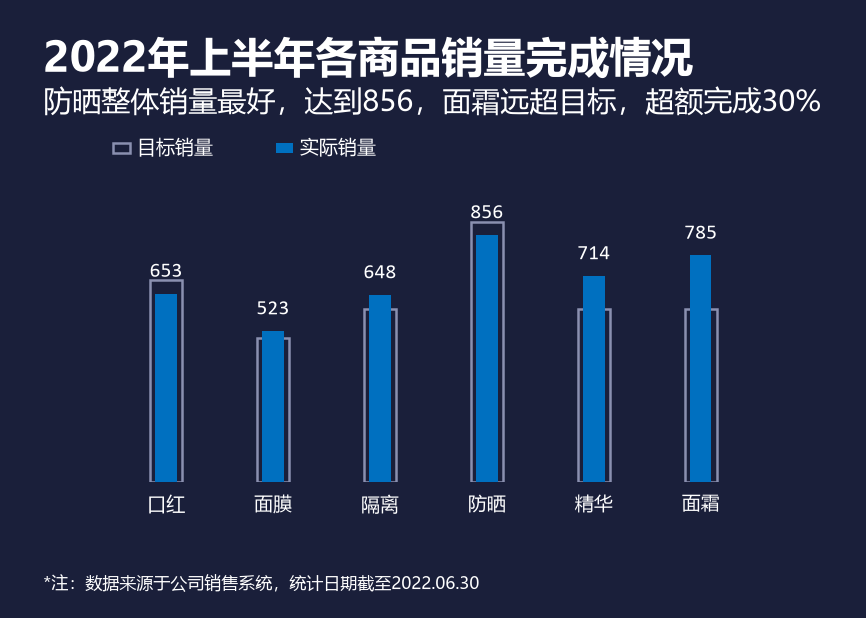

Write Python code to recreate this figure.
# -*- coding: utf-8 -*-
import matplotlib
matplotlib.use('Agg')
import matplotlib.pyplot as plt
from matplotlib.font_manager import FontProperties
from matplotlib.patches import FancyBboxPatch

f_title  = FontProperties(family='Microsoft YaHei', size=20, weight='bold')
f_sub    = FontProperties(family='Microsoft YaHei', size=14, weight='normal')
f_dlabel = FontProperties(family='Calibri', size=10)
f_xlabel = FontProperties(family='Microsoft YaHei', size=9)
f_ylabel = FontProperties(family='Calibri', size=10)
f_note   = FontProperties(family='Microsoft YaHei', size=9)

products = ['口红', '面膜', '隔离', '防晒', '精华', '面霜']
actual   = [653, 523, 648, 856, 714, 785]
target   = [700, 500, 600, 900, 600, 600]

x = list(range(len(products)))

bg_color   = '#1A1F3A'
text_color = '#FFFFFF'
bar_color  = '#0070C0'
frame_color = '#8A90B0'

fig_w = 14.68 / 2.54
fig_h = 10.47 / 2.54
fig, ax = plt.subplots(figsize=(fig_w, fig_h), dpi=150)
fig.patch.set_facecolor(bg_color)
ax.set_facecolor(bg_color)

bar_width = 0.30
actual_width = 0.20

ax.bar(x, target, width=bar_width, facecolor='none',
       edgecolor=frame_color, linewidth=1.2, zorder=3)
ax.bar(x, actual, width=actual_width, color=bar_color, zorder=4)

for xi, v in zip(x, actual):
    ax.text(xi, v + 40, f'{v}', ha='center', va='bottom',
            fontproperties=f_dlabel, color=text_color, fontsize=10, zorder=5)

ax.set_xticks(x)
ax.set_xticklabels(products, fontproperties=f_xlabel, color=text_color)
ax.set_yticks([])
ax.set_ylim(0, 1050)
ax.set_xlim(-0.5, len(products) - 0.5)

ax.spines['top'].set_visible(False)
ax.spines['right'].set_visible(False)
ax.spines['left'].set_visible(False)
ax.spines['bottom'].set_visible(False)
ax.tick_params(axis='x', length=0, pad=6)
ax.tick_params(axis='y', length=0, pad=6)

fig.text(0.05, 0.94, '2022年上半年各商品销量完成情况', ha='left', va='top',
         fontproperties=f_title, color=text_color)
fig.text(0.05, 0.86, '防晒整体销量最好，达到856，面霜远超目标，超额完成30%', ha='left', va='top',
         fontproperties=f_sub, color=text_color)

y_box = 0.76
box_w = 0.02
box_h = 0.016
bx = 0.13

fig.patches.append(FancyBboxPatch((bx, y_box - box_h / 2), box_w, box_h,
                                  boxstyle='square,pad=0',
                                  facecolor='none', edgecolor=frame_color,
                                  linewidth=1.2,
                                  transform=fig.transFigure, zorder=5))
fig.text(bx + box_w + 0.008, y_box, '目标销量', ha='left', va='center',
         fontproperties=f_xlabel, color=text_color, fontsize=9, zorder=6)

bx2 = bx + box_w + 0.008 + 0.16
fig.patches.append(FancyBboxPatch((bx2, y_box - box_h / 2), box_w, box_h,
                                  boxstyle='square,pad=0',
                                  facecolor=bar_color, edgecolor='none',
                                  transform=fig.transFigure, zorder=5))
fig.text(bx2 + box_w + 0.008, y_box, '实际销量', ha='left', va='center',
         fontproperties=f_xlabel, color=text_color, fontsize=9, zorder=6)

fig.text(0.05, 0.04, '*注：数据来源于公司销售系统，统计日期截至2022.06.30',
         ha='left', va='bottom', fontproperties=f_note, fontsize=8, color=text_color)

plt.subplots_adjust(left=0.13, right=0.87, top=0.71, bottom=0.22)
plt.savefig('目标柱形图.png', facecolor=bg_color, dpi=150)
print('saved 目标柱形图.png')
